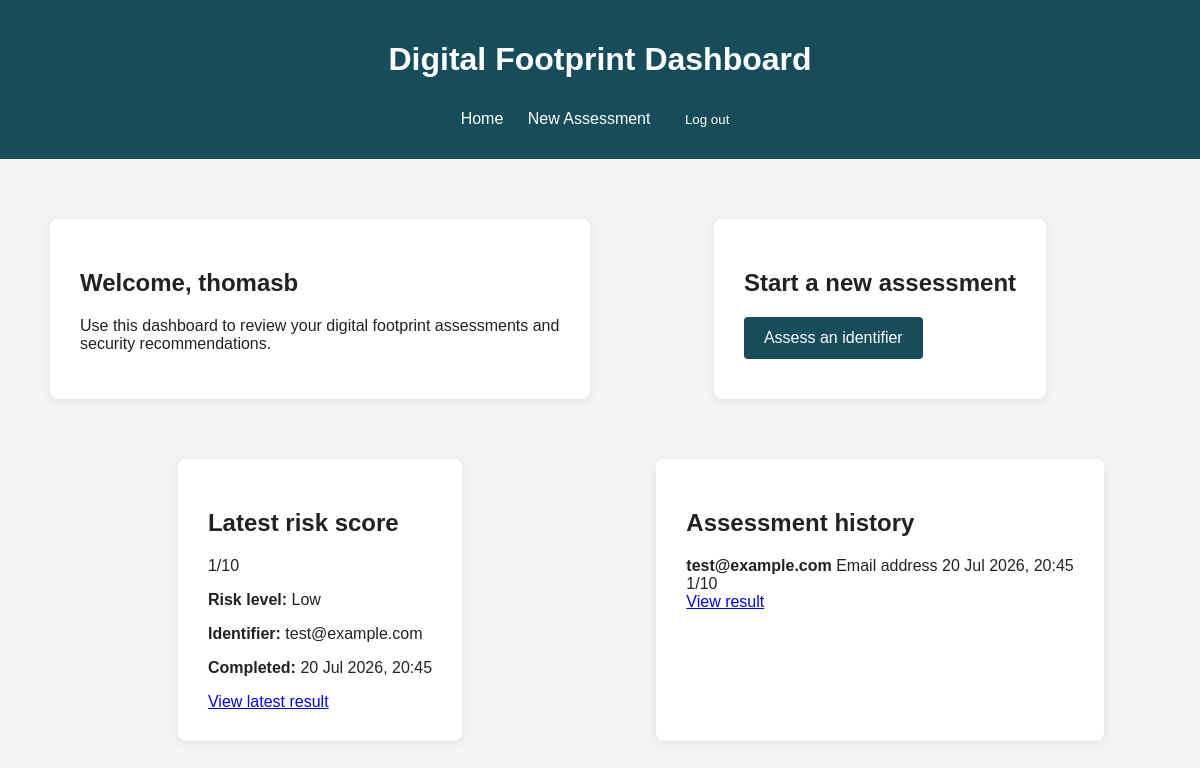
Page /accounts/dashboard/ (signed in) on the committed database.
### assessments/models.py (models this page shows, shortened)
class RiskAssessment(models.Model):
    IDENTIFIER_TYPES = [
        ("email", "Email address"),
    ]
    RISK_LEVEL_CHOICES = [
        ("low", "Low"),
        ("medium", "Medium"),
        ("high", "High"),
    ]
    user = models.ForeignKey(
        settings.AUTH_USER_MODEL,
        on_delete=models.CASCADE,
        related_name="risk_assessments",
        null=True,
        blank=True,
    )
    identifier_type = models.CharField(
        max_length=20,
        choices=IDENTIFIER_TYPES,
    )
    identifier = models.CharField(
        max_length=255,
    )
    breach_count = models.PositiveIntegerField(
        default=0,
    )
    exposed_data_count = models.PositiveIntegerField(
        default=0,
    )
    sensitive_data_exposed = models.BooleanField(
        default=False,
    )
    risk_score = models.PositiveSmallIntegerField(
        default=1,
        validators=[
            MinValueValidator(1),
            MaxValueValidator(10),
        ],
    )
    risk_level = models.CharField(
        max_length=20,
        choices=RISK_LEVEL_CHOICES,
        default="low",
    )
    recommendations = models.TextField(
        blank=True,
    )
    created_at = models.DateTimeField(
        auto_now_add=True,
    )

### accounts/views.py (the view)
@login_required
def dashboard_view(request):
    assessments = RiskAssessment.objects.filter(
        user=request.user
    ).order_by("-created_at")
    latest_assessment = assessments.first()
    return render(
        request,
        "accounts/dashboard.html",
        {
            "assessments": assessments,
            "latest_assessment": latest_assessment,
        },
    )

### accounts/templates/accounts/dashboard.html (shortened to what this page needs)
{% load static %}
<!DOCTYPE html>
<html lang="en">
<head>
    <link
        rel="stylesheet"
        href="{% static 'home/css/style.css' %}"
    >
</head>
<body>
    <header>
        <h1>Digital Footprint Dashboard</h1>
        <nav>
            <a href="{% url 'home:home' %}">
                Home
            </a>
            <a href="{% url 'assessments:create' %}">
                New Assessment
            </a>
            <form
                method="post"
                action="{% url 'accounts:logout' %}"
                class="logout-form"
            >
                <button type="submit">
                    Log out
                </button>
            </form>
        </nav>
    </header>
    <main>
        <section class="dashboard-layout">
            <section class="dashboard-card">
                <h2>Welcome, {{ user.username }}</h2>
                <p>
                    Use this dashboard to review your digital footprint
                    assessments and security recommendations.
                </p>
            </section>
            <section class="dashboard-card">
                <h2>Start a new assessment</h2>
                <a
                    class="button-link"
                    href="{% url 'assessments:create' %}"
                >
                    Assess an identifier
                </a>
            </section>
            <section class="dashboard-card">
                <h2>Latest risk score</h2>
                {% if latest_assessment %}
                    <div class="latest-score">
                        {{ latest_assessment.risk_score }}/10
                    </div>
                    <p>
                        <strong>Risk level:</strong>
                        {{ latest_assessment.get_risk_level_display }}
                    </p>
                    <p>
                        <strong>Identifier:</strong>
                        {{ latest_assessment.identifier }}
                    </p>
                    <p>
                        <strong>Completed:</strong>
                        {{ latest_assessment.created_at|date:"d M Y, H:i" }}
                    </p>
                    <a
                        href="{% url 'assessments:result' latest_assessment.id %}"
                        class="dashboard-button"
                    >
                        View latest result
                    </a>
                {% endif %}
            </section>
            <section class="dashboard-card">
                <h2>Assessment history</h2>
                {% if assessments %}
                    <div class="assessment-history">
                        {% for assessment in assessments %}
                            <div class="history-item">
                                <div class="history-details">
                                    <strong>
                                        {{ assessment.identifier }}
                                    </strong>
                                    <span>
                                        {{ assessment.get_identifier_type_display }}
                                    </span>
                                    <span>
                                        {{ assessment.created_at|date:"d M Y, H:i" }}
                                    </span>
                                </div>
                                <div class="history-score">
                                    {{ assessment.risk_score }}/10
                                </div>
                                <a
                                    href="{% url 'assessments:result' assessment.id %}"
                                    class="history-link"
                                >
                                    View result
                                </a>
                            </div>
                        {% endfor %}
                    </div>
                {% else %}
                    <p>
                        Your previous assessments will appear here.
                    </p>
                {% endif %}
            </section>
        </section>
    </main>
</body>
</html>

### home/static/home/css/style.css (style rules this page uses)
body { margin: 0; font-family: Arial, sans-serif; background-color: #f4f4f4; color: #222222; }
header { background-color: #174c5b; color: white; padding: 20px; text-align: center; }
nav { margin-top: 15px; }
nav a { color: white; margin: 0 10px; text-decoration: none; }
main { padding: 40px 20px; }
.welcome-section, .auth-card, .dashboard-card, .dashboard-section { background-color: white; max-width: 700px; margin: 20px auto; padding: 30px; border-radius: 8px; box-shadow: 0 2px 8px rgba(0, 0, 0, 0.08); }
button, .button-link { background-color: #174c5b; color: white; border: none; padding: 12px 20px; cursor: pointer; text-decoration: none; display: inline-block; border-radius: 4px; }
.auth-actions, .dashboard-layout { display: grid; gap: 20px; }
.dashboard-layout { max-width: 1100px; margin: auto; grid-template-columns: repeat(2, 1fr); }
.dashboard-card, .dashboard-section { max-width: none; }
.logout-form { display: inline; }

### rows in the picture
RiskAssessment: risk_score "1", risk_level "Low", identifier "test@example.com", created_at "20 Jul 2026, 20:45", identifier_type "Email address"

### other values in the picture
{{ user.username }} "thomasb"
